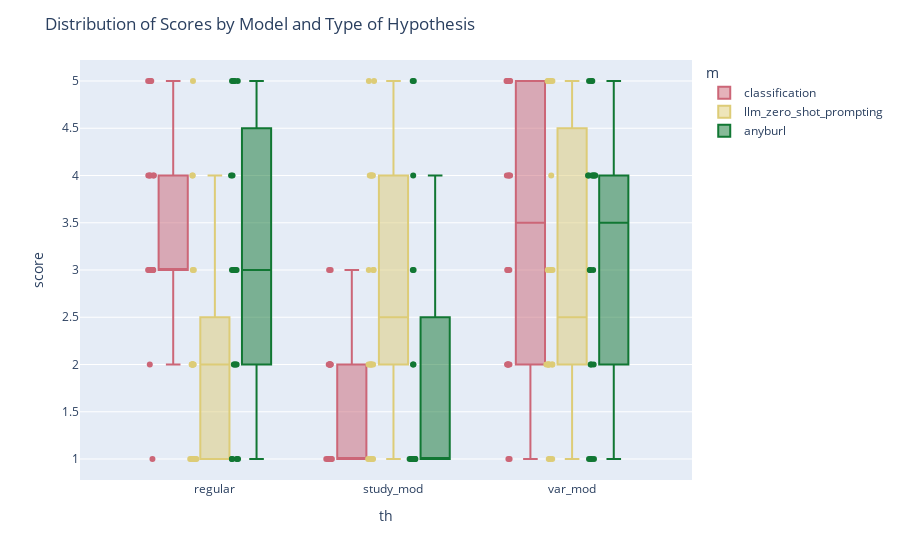

Notebook code cell kept with this figure:
### Code cell
fig = px.box(ai_h, x='th', y='score', color='m', points='all',
             #labels={'Score': 'Scores', 'Model': 'Models', 'Type of Hypothesis': 'Type of Hypothesis'}
             color_discrete_map=COLOR_PALETTE
             )
fig.update_layout(title='Distribution of Scores by Model and Type of Hypothesis')
fig.write_image("../visualisations/user_studies_ai_h_scores.pdf", format='pdf')
fig.show()

### Figure 1 — Plotly figure (JSON) as saved in the notebook; plotly's stock layout.template omitted (floating-point values rounded to 4 significant figures)
{"data": [{"alignmentgroup": "True", "boxpoints": "all", "hovertemplate": "m=classification<br>th=%{x}<br>score=%{y}<extra></extra>", "legendgroup": "classification", "marker": {"color": "rgb(204, 102, 119)"}, "name": "classification", "notched": false, "offsetgroup": "classification", "orientation": "v", "showlegend": true, "type": "box", "x": ["regular", "regular", "regular", "regular", "regular", "regular", "regular", "regular", "regular", "regular", "regular", "regular", "regular", "regular", "regular", "regular", "regular", "regular", "regular", "regular", "study_mod", "study_mod", "study_mod", "study_mod", "study_mod", "study_mod", "study_mod", "study_mod", "study_mod", "study_mod", "study_mod", "study_mod", "study_mod", "study_mod", "study_mod", "study_mod", "study_mod", "study_mod", "study_mod", "study_mod", "var_mod", "var_mod", "var_mod", "var_mod", "var_mod", "var_mod", "var_mod", "var_mod", "var_mod", "var_mod", "var_mod", "var_mod", "var_mod", "var_mod", "var_mod", "var_mod", "var_mod", "var_mod", "var_mod", "var_mod"], "x0": " ", "xaxis": "x", "y": [3, 2, 3, 3, 3, 4, 4, 1, 4, 3, 3, 3, 3, 5, 5, 4, 3, 4, 5, 5, 1, 1, 1, 2, 2, 2, 2, 2, 3, 2, 1, 1, 1, 3, 1, 1, 1, 1, 2, 1, 4, 2, 1, 5, 2, 4, 2, 1, 5, 2, 2, 3, 5, 5, 3, 4, 3, 5, 5, 4], "y0": " ", "yaxis": "y"}, {"alignmentgroup": "True", "boxpoints": "all", "hovertemplate": "m=llm_zero_shot_prompting<br>th=%{x}<br>score=%{y}<extra></extra>", "legendgroup": "llm_zero_shot_prompting", "marker": {"color": "rgb(221, 204, 119)"}, "name": "llm_zero_shot_prompting", "notched": false, "offsetgroup": "llm_zero_shot_prompting", "orientation": "v", "showlegend": true, "type": "box", "x": ["regular", "regular", "regular", "regular", "regular", "regular", "regular", "regular", "regular", "regular", "regular", "regular", "regular", "regular", "regular", "regular", "regular", "regular", "regular", "regular", "study_mod", "study_mod", "study_mod", "study_mod", "study_mod", "study_mod", "study_mod", "study_mod", "study_mod", "study_mod", "study_mod", "study_mod", "study_mod", "study_mod", "study_mod", "study_mod", "study_mod", "study_mod", "study_mod", "study_mod", "var_mod", "var_mod", "var_mod", "var_mod", "var_mod", "var_mod", "var_mod", "var_mod", "var_mod", "var_mod", "var_mod", "var_mod", "var_mod", "var_mod", "var_mod", "var_mod", "var_mod", "var_mod", "var_mod", "var_mod"], "x0": " ", "xaxis": "x", "y": [2, 1, 4, 2, 2, 1, 3, 4, 5, 3, 2, 2, 1, 1, 1, 2, 2, 1, 1, 1, 2, 2, 1, 2, 2, 4, 3, 1, 2, 2, 4, 4, 3, 5, 1, 4, 4, 3, 5, 1, 2, 2, 1, 5, 1, 4, 2, 1, 5, 2, 5, 3, 2, 5, 3, 3, 2, 2, 5, 3], "y0": " ", "yaxis": "y"}, {"alignmentgroup": "True", "boxpoints": "all", "hovertemplate": "m=anyburl<br>th=%{x}<br>score=%{y}<extra></extra>", "legendgroup": "anyburl", "marker": {"color": "rgb(17, 119, 51)"}, "name": "anyburl", "notched": false, "offsetgroup": "anyburl", "orientation": "v", "showlegend": true, "type": "box", "x": ["regular", "regular", "regular", "regular", "regular", "regular", "regular", "regular", "regular", "regular", "regular", "regular", "regular", "regular", "regular", "regular", "regular", "regular", "regular", "regular", "study_mod", "study_mod", "study_mod", "study_mod", "study_mod", "study_mod", "study_mod", "study_mod", "study_mod", "study_mod", "study_mod", "study_mod", "study_mod", "study_mod", "study_mod", "study_mod", "study_mod", "study_mod", "study_mod", "study_mod", "var_mod", "var_mod", "var_mod", "var_mod", "var_mod", "var_mod", "var_mod", "var_mod", "var_mod", "var_mod", "var_mod", "var_mod", "var_mod", "var_mod", "var_mod", "var_mod", "var_mod", "var_mod", "var_mod", "var_mod"], "x0": " ", "xaxis": "x", "y": [5, 2, 1, 5, 5, 4, 4, 1, 3, 3, 2, 2, 1, 1, 2, 3, 3, 3, 5, 5, 1, 1, 1, 5, 1, 3, 1, 1, 5, 1, 3, 4, 1, 2, 1, 1, 1, 1, 2, 1, 2, 4, 1, 5, 1, 2, 2, 1, 5, 1, 4, 4, 4, 4, 3, 3, 4, 5, 4, 3], "y0": " ", "yaxis": "y"}], "layout": {"boxmode": "group", "legend": {"title": {"text": "m"}, "tracegroupgap": 0}, "margin": {"t": 60}, "title": {"text": "Distribution of Scores by Model and Type of Hypothesis"}, "xaxis": {"anchor": "y", "domain": [0, 1], "title": {"text": "th"}}, "yaxis": {"anchor": "x", "domain": [0, 1], "title": {"text": "score"}}}}
